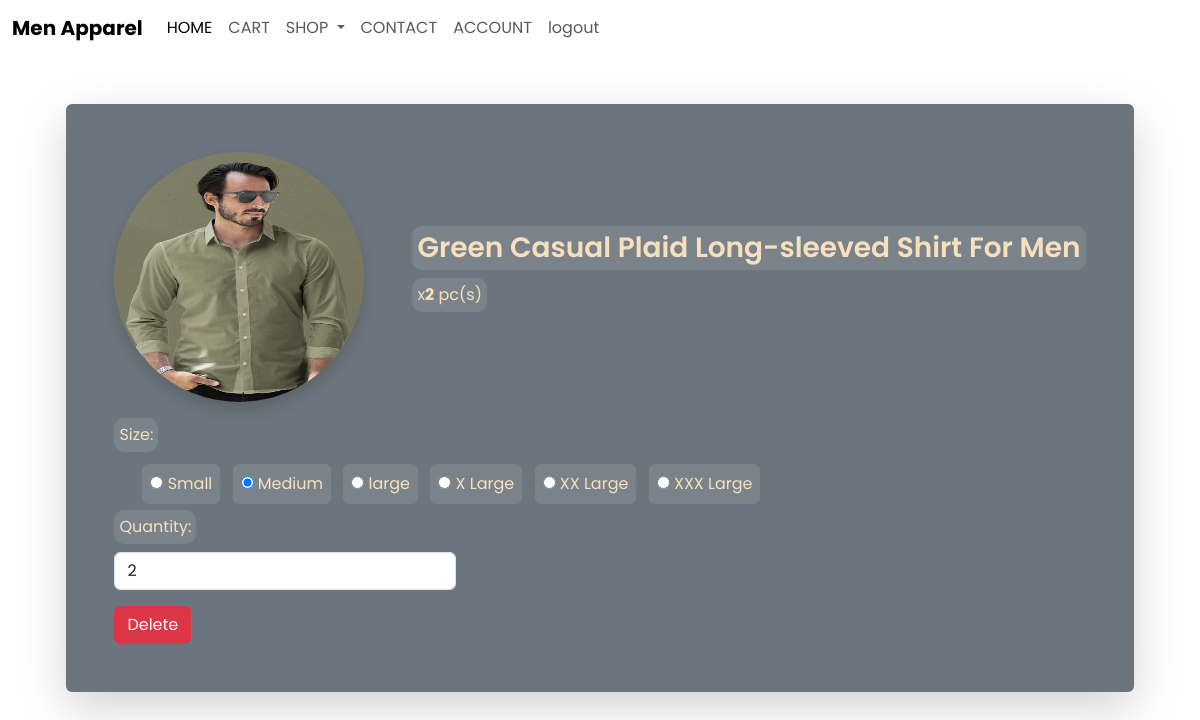
The page /apparels/update/21/ (signed in) on the database its author committed.
### apparelapp/models.py (models this page shows, shortened)
class CartItem(models.Model):
    cart_owner = models.ForeignKey(UserInfo, on_delete=models.CASCADE, related_name = 'cartitem')
    product_purchase = models.ForeignKey(Apparel, on_delete=models.CASCADE)
    quantity = models.IntegerField(default=1)
    size = models.CharField(max_length =10)
    total_amount = models.DecimalField(max_digits=7, decimal_places=2)

class Apparel(models.Model):
    TYPE_CHOICES = (
        ('Topwear', 'Topwear'),
        ('Bottomwear', 'Bottomwear'),
        ('Footwear', 'Footwear')
    )
    SUBTYPE_CHOICES = (
        ('Shoes', 'Shoes'),
        ('Shirts', 'Shirts'),
        ('Shorts', 'Shorts'),
        ('Trousers', 'Trousers'),
        ('Jackets', 'Jackets'),
        ('Coats', 'Coats'),
        ('Jeans', 'Jeans'),
        ('Underwears', 'Underwears')
    )
    name = models.CharField(max_length=50, unique=True)
    type = models.CharField(max_length=10, choices=TYPE_CHOICES)
    sub_type = models.CharField(max_length=20, choices=SUBTYPE_CHOICES, blank=True, null=True)
    price = models.DecimalField(max_digits=10, decimal_places=2, validators=[MinValueValidator(0)])
    img = models.ImageField(upload_to='apparels/img', height_field=None, width_field=None, max_length=None, null=True, blank=True)

### apparelapp/views.py (the view, shortened to what this page needs)
# urls.py: path('update/<int:pk>/', CartUpdateView.as_view(), name='update'),
class CartUpdateView(LoginRequiredMixin, UpdateView):
    model = CartItem
    template_name = "apparelapp/cart_update.html"
    context_object_name = 'items'
    success_url = reverse_lazy('apparelapp:cart')
    def get_form_class(self) -> type[BaseModelForm]:
        item = self.object
        if item.product_purchase.sub_type.strip() in ['Jeans','Trousers','Shorts','Underwears']:
            return BotUpdateForm
        elif item.product_purchase.sub_type.strip() in ['Shirts','Coats','Jackets']:
            return TopUpdateForm
        elif item.product_purchase.sub_type.strip() in ['Shoes']:
            return FootUpdateForm
        return super().get_form_class()
    def get_context_data(self, **kwargs):
        context =  super().get_context_data(**kwargs)
        context['updateform'] = self.get_form()
        return context

### apparelapp/forms.py
class TopUpdateForm(forms.ModelForm):
    class Meta:
        model = CartItem
        fields = ('size','quantity')
        widgets = {
            'size': forms.RadioSelect(choices=[
                ('S', 'Small'),
                ('M', 'Medium'),
                ('L', 'large'),
                ('XL', 'X Large'),
                ('XXL', 'XX Large'),
                ('XXXL', 'XXX Large')
            ]),
        }

### apparelapp/templatetags/customfilters.py (called while the page is built)
@register.filter(name='add_id')
def add_id(value, arg) -> str:
    value.field.widget.attrs['id'] = arg
    return value

@register.filter(name='add_class')
def add_class(value,arg):
    value.field.widget.attrs['class'] = arg
    return value

### apparelapp/templates/apparelapp/cart_update.html (shortened to what this page needs)
{% extends "base.html" %}
{% load customfilters %}
{% block content %}
<div class="container d-flex justify-content-center align-items-center mt-5">
    <div class="rounded shadow-lg p-5 bg-secondary">
        <div class='d-flex justify-content-center align-items-center '>
            <img class='rounded-circle shadow' src="{{items.product_purchase.img.url}}" alt='item purchase img' width='250' height='250'>
            <div class=' ms-5'>
                <h3 class="fw-semibold whiteblur">{{ items.product_purchase.name }} </h3><br>
                <p class='whiteblur'> x<span class='fw-bolder '>{{ items.quantity }}</span> pc(s) </p>
            </div>
        </div>
        <form method='POST'>
            <div class="form-group mt-3">
                <label class='form-label whiteblur' for='size'>{{updateform.size.label_tag}}</label>
                <br>
                <div class="form-check form-check-inline">
                    {% for size in updateform.size %}
                    <span class='rounded p-2 mx-1 whiteblur my-1'>{{size}}</span>
                    {% endfor %}
                </div>
            </div>
            <div class='d-flex justify-content-between '>
                <div>
                    <label class='form-label whiteblur' for='qty'>
                        {{updateform.quantity.label_tag}}
                    </label>
                    {{updateform.quantity|add_id:'qty'|add_class:'form-control lengths'}}
                </div>
            </div>
            <input class="btn btn-danger mt-3" type="submit" value="Delete">
        </form>
    </div>
</div>
{% endblock content %}

### apparelapp/static/apparelapp/css/style.css (style rules this page uses)
* { font-family: 'Poppins', sans-serif; font-weight: 400; margin: 0; padding: 0; text-decoration: none; box-sizing: border-box; outline: none; }
html { font-size: 100%; overflow-x: hidden; }
.whiteblur { backdrop-filter: blur(6px); background-color: #e2e2e222; color: rgb(247, 224, 189); display: inline-block; padding: 5px; border-radius: 10px; }

### rows shown on the page
CartItem: product_purchase.img (picture), product_purchase.name "Green Casual Plaid Long-sleeved Shirt For Men", quantity "2"

### other values the page prints
{{ updateform.size.label_tag }} "Size:"
{{ updateform.quantity.label_tag }} "Quantity:"
